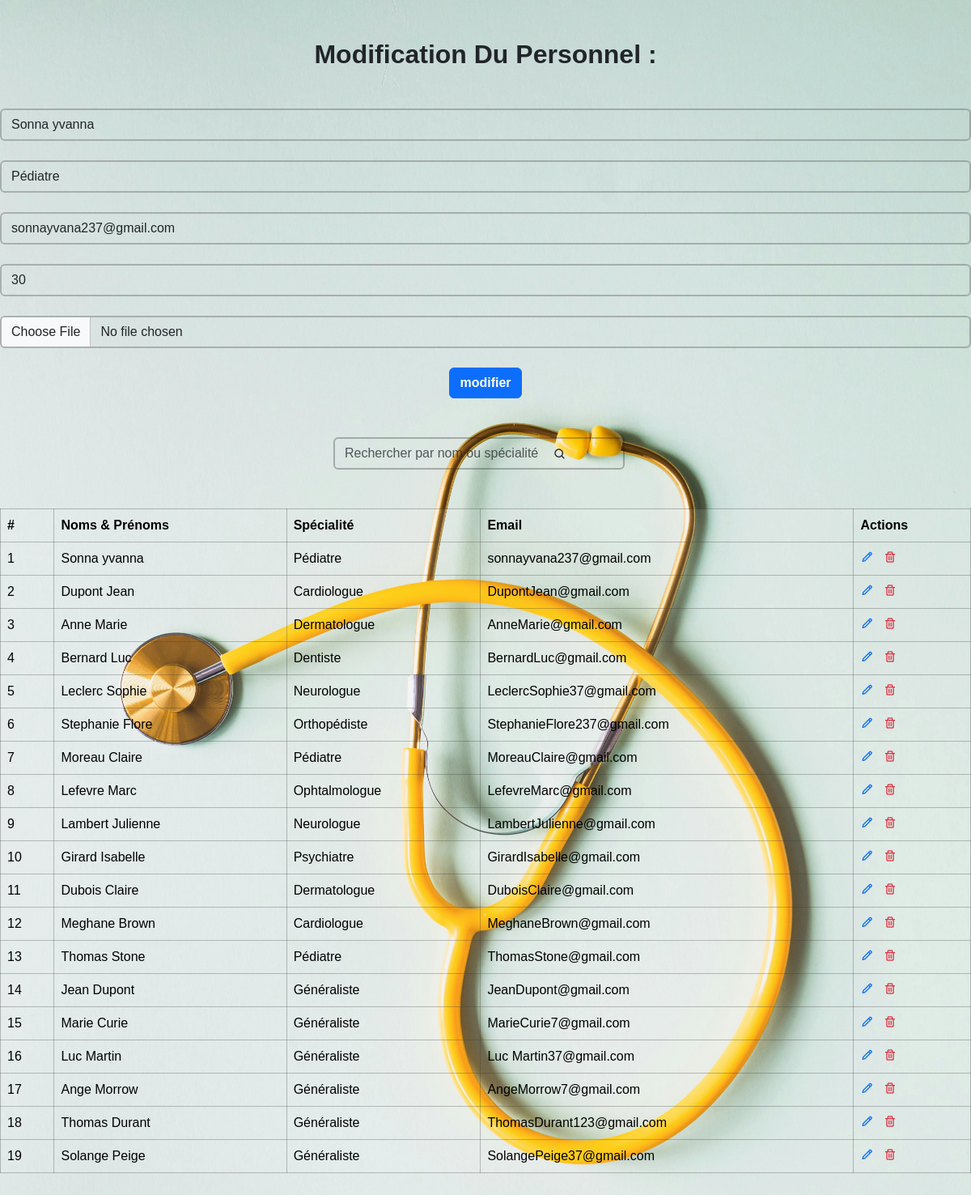
The page /update_medecin/1/ on the database its author committed.
### teleconsult_app/models.py (models this page shows)
class Medecins(models.Model):
    nom = models.CharField(max_length=100)
    specialite = models.CharField(max_length=100)
    email = models.EmailField(default='example@example.com')  # Fournir une valeur par défaut
    photo = models.ImageField(upload_to='images/')
    age = models.IntegerField(default=1)

### teleconsult_app/views.py (the view, shortened to what this page needs)
# urls.py: path("update_medecin/<int:id>/", views.add_or_update_medecin, name="update_medecin"),
def add_or_update_medecin(request, id=None):
    if id:  # Si un ID est passé, on récupère le médecin pour la modification
        medecin = Medecins.objects.get(id=id)
    else:  # Sinon, c'est un ajout
        medecin = None
    medecins = Medecins.objects.all()
    return render(request, 'ajout_medecin.html', {'medecins': medecins, 'medecin': medecin})

### teleconsult_app/templates/ajout_medecin.html (shortened to what this page needs)
{% load static %}
<!DOCTYPE html>
<html lang="en">
<head>
    <link rel="stylesheet" href="{% static 'css/ajout_medecin.css' %}">
    <link rel="stylesheet" href="{% static 'css/bootstrap.min.css' %}">
    <link href='https://unpkg.com/boxicons@2.1.4/css/boxicons.min.css' rel='stylesheet'>
</head>
<body>
    <h2 class="text-center mb-5 mt-5 fw-bold">
    {% if medecin %}
        Modification Du Personnel :
    {%else%}
        Ajout Du Personnel :
    {% endif %}
    </h2>
    <form action="{% if medecin %}{% url 'update_medecin' medecin.id %}{% else %}{% url 'add_medecin' %}{% endif %}" method="POST">
        <div class="mb-3">
            <input type="text" id="nomInput" placeholder="Nom et prénom" class="form-control" name="nom" value="{{medecin.nom}}">
            <input type="text" id="specialiteInput" placeholder="Spécialité" class="form-control mt-4" name="specialite" value="{{medecin.specialite}}">
            <input type="text" id="emailInput" placeholder="Email" class="form-control mt-4" name="email" value="{{medecin.email}}">
            <input type="text" id="ageInput" placeholder="Age" class="form-control mt-4" name="age" value="{{medecin.age}}">
            <input class="form-control mt-4" id="formFileLg" type="file" name="photo" placeholder="Photo de profil" value="{{medecin.photo}}" >
            <button class="btn btn-primary mt-4 d-grid mx-auto fw-bold" type="submit">
            {% if medecin %}
                modifier
            {%else%}
                Ajouter
            {% endif %}
            </button>
        </div>
    </form>
    <div class="mb-2 mt-5 input-box">
        <input type="text" id="searchInput" class="form-control searchbar d-grid mx-auto" placeholder="Rechercher par nom ou spécialité">
        <i class='bx bx-search'></i>
    </div>
    <table class="table mt-5 mb-5" id="cardContainer">
        <thead>
            <tr>
                <th scope="col">#</th>
                <th scope="col">Noms & Prénoms</th>
                <th scope="col">Spécialité</th>
                <th scope="col">Email</th>
                <th scope="col">Actions</th>
            </tr>
        </thead>
        <tbody id="tbodyContainer">
            {% for medecin in medecins %}
                <tr>
                    <td>{{ medecin.id }}</td>
                    <td>{{ medecin.nom }}</td>
                    <td>{{ medecin.specialite }}</td>
                    <td>{{ medecin.email }}</td>
                    <td>
                        <span><a href="{% url 'update_medecin' medecin.id %}"><i class="bx bx-pencil icon me-2"></i></a></span>
                        <span><a href="{% url 'delete_medecin' medecin.id %}" class="text-danger"><i class="bx bx-trash icon"></i></a></span>
                    </td>
                </tr>
            {% endfor %}
        </tbody>
    </table>
</body>
</html>

### teleconsult_app/static/css/ajout_medecin.css (style rules this page uses)
* { margin: 0; padding: 0; box-sizing: border-box; font-family: "poppins", sans-serif; }
.icon { cursor: pointer; }
body { background-image: url(../images/pexels-karolina-grabowska-4386464.jpg); background-size: cover; background-attachment: fixed; }
table { background-color: rgba(255, 255, 255, 0) !important; }
th, td { background-color: rgba(255, 255, 255, 0.1) !important; border: 1px solid rgba(59, 59, 59, 0.3) !important; color: #fff; }
th { font-weight: bold !important; }
tbody { background-color: rgba(255, 255, 255, 0) !important; }
.mb-3 input { background: transparent !important; border: 2px solid rgba(59, 59, 59, 0.3); }
.searchbar { width: 30% !important; }
.input-box input { background: transparent; border: 2px solid rgba(36, 35, 35, 0.3); }
.input-box { display: flex; flex-direction: row; }
.bx-search:before { position: relative; right: 500px; top: 13px; content: "\ebf7"; }

### rows shown on the page
Medecins: nom "Sonna yvanna", specialite "Pédiatre", email "sonnayvana237@gmail.com", age "30", id "1"
Medecins: id "2", nom "Dupont Jean", specialite "Cardiologue", email "DupontJean@gmail.com"
Medecins: id "3", nom "Anne Marie", specialite "Dermatologue", email "AnneMarie@gmail.com"
Medecins: id "4", nom "Bernard Luc", specialite "Dentiste", email "BernardLuc@gmail.com"
Medecins: id "5", nom "Leclerc Sophie", specialite "Neurologue", email "LeclercSophie37@gmail.com"
Medecins: id "6", nom "Stephanie Flore", specialite "Orthopédiste", email "StephanieFlore237@gmail.com"
Medecins: id "7", nom "Moreau Claire", specialite "Pédiatre", email "MoreauClaire@gmail.com"
Medecins: id "8", nom "Lefevre Marc", specialite "Ophtalmologue", email "LefevreMarc@gmail.com"
Medecins: id "9", nom "Lambert Julienne", specialite "Neurologue", email "LambertJulienne@gmail.com"
Medecins: id "10", nom "Girard Isabelle", specialite "Psychiatre", email "GirardIsabelle@gmail.com"
Medecins: id "11", nom "Dubois Claire", specialite "Dermatologue", email "DuboisClaire@gmail.com"
Medecins: id "12", nom "Meghane Brown", specialite "Cardiologue", email "MeghaneBrown@gmail.com"
Medecins: id "13", nom "Thomas Stone", specialite "Pédiatre", email "ThomasStone@gmail.com"
Medecins: id "14", nom "Jean Dupont", specialite "Généraliste", email "JeanDupont@gmail.com"
Medecins: id "15", nom "Marie Curie", specialite "Généraliste", email "MarieCurie7@gmail.com"
Medecins: id "16", nom "Luc Martin", specialite "Généraliste", email "Luc Martin37@gmail.com"
Medecins: id "17", nom "Ange Morrow", specialite "Généraliste", email "AngeMorrow7@gmail.com"
Medecins: id "18", nom "Thomas Durant", specialite "Généraliste", email "ThomasDurant123@gmail.com"
Medecins: id "19", nom "Solange Peige", specialite "Généraliste", email "SolangePeige37@gmail.com"
